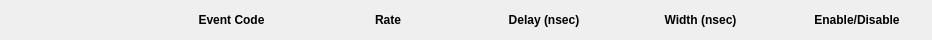
<?xml version="1.0" encoding="UTF-8"?>
<ui version="4.0">
 <class>Form</class>
 <widget class="QWidget" name="Form">
  <property name="geometry">
   <rect>
    <x>0</x>
    <y>0</y>
    <width>932</width>
    <height>40</height>
   </rect>
  </property>
  <property name="sizePolicy">
   <sizepolicy hsizetype="Preferred" vsizetype="Fixed">
    <horstretch>0</horstretch>
    <verstretch>0</verstretch>
   </sizepolicy>
  </property>
  <property name="maximumSize">
   <size>
    <width>16777215</width>
    <height>40</height>
   </size>
  </property>
  <property name="windowTitle">
   <string>Form</string>
  </property>
  <layout class="QHBoxLayout" name="horizontalLayout">
   <property name="leftMargin">
    <number>0</number>
   </property>
   <property name="topMargin">
    <number>0</number>
   </property>
   <property name="rightMargin">
    <number>0</number>
   </property>
   <property name="bottomMargin">
    <number>0</number>
   </property>
   <item>
    <layout class="QGridLayout" name="gridLayout" columnstretch="0,0,0,0,0,0">
     <item row="0" column="2">
      <widget class="QLabel" name="label_7">
       <property name="sizePolicy">
        <sizepolicy hsizetype="Minimum" vsizetype="Fixed">
         <horstretch>0</horstretch>
         <verstretch>0</verstretch>
        </sizepolicy>
       </property>
       <property name="minimumSize">
        <size>
         <width>150</width>
         <height>0</height>
        </size>
       </property>
       <property name="font">
        <font>
         <weight>75</weight>
         <bold>true</bold>
        </font>
       </property>
       <property name="text">
        <string>Rate</string>
       </property>
       <property name="textFormat">
        <enum>Qt::PlainText</enum>
       </property>
       <property name="alignment">
        <set>Qt::AlignCenter</set>
       </property>
      </widget>
     </item>
     <item row="0" column="4">
      <widget class="QLabel" name="label_5">
       <property name="sizePolicy">
        <sizepolicy hsizetype="Minimum" vsizetype="Fixed">
         <horstretch>0</horstretch>
         <verstretch>0</verstretch>
        </sizepolicy>
       </property>
       <property name="minimumSize">
        <size>
         <width>150</width>
         <height>0</height>
        </size>
       </property>
       <property name="font">
        <font>
         <weight>75</weight>
         <bold>true</bold>
        </font>
       </property>
       <property name="text">
        <string>Width (nsec)</string>
       </property>
       <property name="textFormat">
        <enum>Qt::PlainText</enum>
       </property>
       <property name="alignment">
        <set>Qt::AlignCenter</set>
       </property>
      </widget>
     </item>
     <item row="0" column="5">
      <widget class="QLabel" name="label">
       <property name="minimumSize">
        <size>
         <width>150</width>
         <height>0</height>
        </size>
       </property>
       <property name="font">
        <font>
         <weight>75</weight>
         <bold>true</bold>
        </font>
       </property>
       <property name="text">
        <string>Enable/Disable</string>
       </property>
       <property name="alignment">
        <set>Qt::AlignCenter</set>
       </property>
      </widget>
     </item>
     <item row="0" column="1">
      <widget class="QLabel" name="label_3">
       <property name="sizePolicy">
        <sizepolicy hsizetype="Minimum" vsizetype="Fixed">
         <horstretch>0</horstretch>
         <verstretch>0</verstretch>
        </sizepolicy>
       </property>
       <property name="minimumSize">
        <size>
         <width>150</width>
         <height>0</height>
        </size>
       </property>
       <property name="font">
        <font>
         <weight>75</weight>
         <bold>true</bold>
        </font>
       </property>
       <property name="text">
        <string>Event Code</string>
       </property>
       <property name="textFormat">
        <enum>Qt::PlainText</enum>
       </property>
       <property name="alignment">
        <set>Qt::AlignCenter</set>
       </property>
      </widget>
     </item>
     <item row="0" column="3">
      <widget class="QLabel" name="label_4">
       <property name="sizePolicy">
        <sizepolicy hsizetype="Minimum" vsizetype="Fixed">
         <horstretch>0</horstretch>
         <verstretch>0</verstretch>
        </sizepolicy>
       </property>
       <property name="minimumSize">
        <size>
         <width>150</width>
         <height>0</height>
        </size>
       </property>
       <property name="font">
        <font>
         <weight>75</weight>
         <bold>true</bold>
        </font>
       </property>
       <property name="text">
        <string>Delay (nsec)</string>
       </property>
       <property name="textFormat">
        <enum>Qt::PlainText</enum>
       </property>
       <property name="alignment">
        <set>Qt::AlignCenter</set>
       </property>
      </widget>
     </item>
     <item row="0" column="0">
      <widget class="QLabel" name="label_9">
       <property name="sizePolicy">
        <sizepolicy hsizetype="Minimum" vsizetype="Fixed">
         <horstretch>0</horstretch>
         <verstretch>0</verstretch>
        </sizepolicy>
       </property>
       <property name="minimumSize">
        <size>
         <width>150</width>
         <height>0</height>
        </size>
       </property>
       <property name="font">
        <font>
         <weight>75</weight>
         <bold>true</bold>
        </font>
       </property>
       <property name="styleSheet">
        <string notr="true"/>
       </property>
       <property name="text">
        <string/>
       </property>
       <property name="textFormat">
        <enum>Qt::PlainText</enum>
       </property>
       <property name="alignment">
        <set>Qt::AlignCenter</set>
       </property>
      </widget>
     </item>
    </layout>
   </item>
  </layout>
 </widget>
 <resources/>
 <connections/>
</ui>
